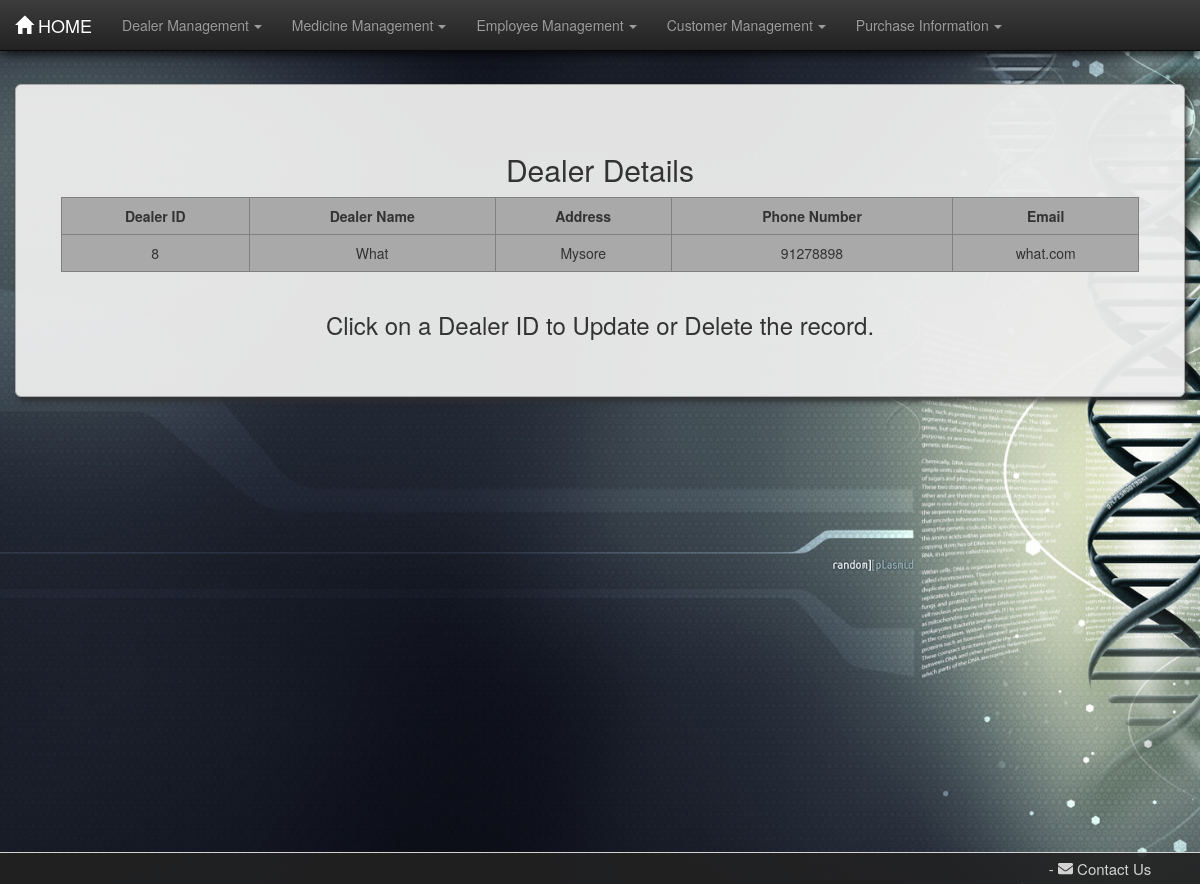
/pharma/dealertable/, run on the app's committed database.
### pharma/models.py (models this page shows, shortened)
class Dealer(models.Model):
    dname = models.CharField(max_length=30)
    address = models.CharField(max_length=100)
    phn_no = models.BigIntegerField(unique=True)
    email = models.CharField(max_length=50)

### pharma/views.py (the view)
def dealertable(request):
    dealer = Dealer.objects.all()
    dict = {"dealer": dealer}
    return render(request, 'pharma/dealertable.html', dict)

### pharma/templates/pharma/dealertable.html (shortened to what this page needs)
{% load static %}
<!DOCTYPE html>
<html lang="en">
<head>
    <link rel="stylesheet" href="{% static 'pharma/css/bootstrap.min.css' %}">
    <link rel="stylesheet" href="{% static 'pharma/css/bootstrap-theme.min.css' %}">
    <link rel="stylesheet" href="{% static 'pharma/css/style.css' %}">
</head>
<body>
<nav class="navbar navbar-inverse navbar-fixed-top">
    <div class="container-fluid">
        <div class="navbar-header">
            <a href="/pharma/" class="navbar-brand"><span
                    class="glyphicon glyphicon glyphicon-home"></span>&nbsp;HOME</a>
        </div>
        <div class="collapse navbar-collapse" id="thisnav">
            <ul class="nav navbar-nav">
                <li class="dropdown"><a href="#" class="dropdown-toggle" data-toggle="dropdown">Dealer Management<b
                        class="caret"></b></a>
                </li>
                <li class="dropdown"><a href="#" class="dropdown-toggle" data-toggle="dropdown">Medicine Management<b
                        class="caret"></b></a>
                </li>
                <li class="dropdown"><a href="#" class="dropdown-toggle" data-toggle="dropdown">Employee Management<b
                        class="caret"></b></a>
                </li>
                <li class="dropdown"><a href="#" class="dropdown-toggle" data-toggle="dropdown">Customer Management<b
                        class="caret"></b></a>
                </li>
                <li class="dropdown"><a href="#" class="dropdown-toggle" data-toggle="dropdown">Purchase Information<b
                        class="caret"></b></a>
                </li>
            </ul>
        </div>
    </div>
</nav>
<div class="container-fluid martop7">
    <div class="jumbotron jumcust">
        <h2>Dealer Details</h2>
        <div class="row">
            <div class="col-md-1">
            </div>
            <table border="1" class="table table-responsive table-hover col-md-10">
                <tr>
                    <th>Dealer ID</th>
                    <th>Dealer Name</th>
                    <th>Address</th>
                    <th>Phone Number</th>
                    <th>Email</th>
                </tr>
                {% for foo in dealer %}
                    <tr>
                        <td class="idlink"><a href="/pharma/dealerformview{{ foo.id }}/">{{ foo.id }}</a></td>
                        <td>{{ foo.dname }}</td>
                        <td>{{ foo.address }}</td>
                        <td>{{ foo.phn_no }}</td>
                        <td>{{ foo.email }}</td>
                    </tr>
                {% endfor %}
            </table>
        </div>
        <footer><h3>Click on a Dealer ID to Update or Delete the record.</h3></footer>
    </div>
</div>
<footer id="contact" class="container-fluid text-center">
    <div class="row">
        <div class="left-footer col-lg-6">
        </div>
        <div class="col-lg-4"></div>
        <div class="right-footer col-lg-2">
            <span>-</span>
            <span class="linkto" data-toggle="modal" data-target="#modalContactForm"><i
                    class="fa fa-envelope prefix mr-1"></i> Contact Us</span>
        </div>
    </div>
</footer>
</body>
</html>

### pharma/static/pharma/css/style.css (style rules this page uses)
body { background-image: url("images/bghome.jpg"); background-size: cover; background-attachment: fixed; min-height: 100vh; }
.caret { margin-left: 5px; }
table { text-align: center; border-collapse: collapse; background-color: darkgray; }
th { text-align: center; }
.martop7 { margin-top: 7%; }
.jumcust { box-shadow: 3px 5px 5px rgba(47, 47, 47, 0.8); border: 1px solid darkgrey; border-radius: 0px; text-align: center; background-color: rgba(238, 238, 238, 0.95); }
.table>tbody>tr>td, .table>tbody>tr>th { border-top: none; }
a:link { text-decoration: none; color: #333; }
#contact { padding-top: 0.5rem; padding-bottom: 0.5rem; border-top: 1px solid; background-color: rgba(34, 34, 34, 0.9); color: lightgray; font-size: 1.5rem; position: fixed; left: 0; bottom: 0; width: 100%; }
.linkto { cursor: pointer; }
.navbar { box-shadow: 2px 3px 10px rgba(0, 0, 0, 0.8); }

### data on the page
Dealer: id "8", dname "What", address "Mysore", phn_no "91278898", email "what.com"
